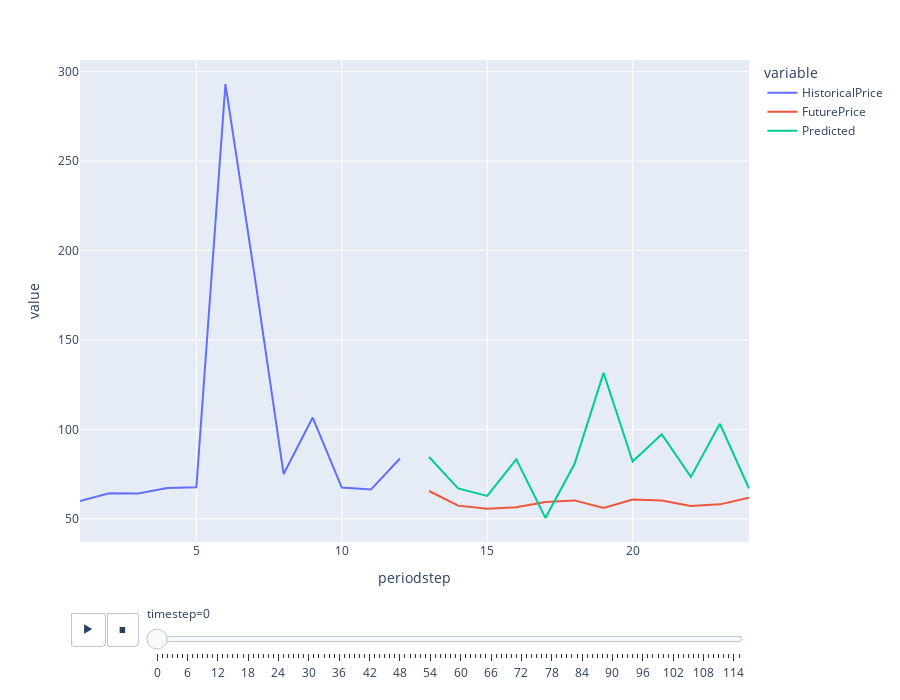

The code cell stored with this chart in its notebook:
### Code cell
import plotly.express as px

fig = px.line(ddf, x="periodstep", y=["HistoricalPrice", "FuturePrice", "Predicted"], animation_frame="timestep")
fig.update_layout(height=700)  
fig.show()

### Figure 1 — Plotly figure (JSON) as saved in the notebook; plotly's stock layout.template omitted (floating-point values rounded to 4 significant figures)
{"data": [{"hovertemplate": "variable=HistoricalPrice<br>timestep=0<br>periodstep=%{x}<br>value=%{y}<extra></extra>", "legendgroup": "HistoricalPrice", "line": {"color": "#636efa", "dash": "solid"}, "marker": {"symbol": "circle"}, "mode": "lines", "name": "HistoricalPrice", "orientation": "v", "showlegend": true, "type": "scatter", "x": [1, 2, 3, 4, 5, 6, 7, 8, 9, 10, 11, 12, 13, 14, 15, 16, 17, 18, 19, 20, 21, 22, 23, 24], "xaxis": "x", "y": [59.91, 64.2, 64.15, 67.2, 67.58, 293.1, 186.2, 75, 106.6, 67.44, 66.31, 83.71, null, null, null, null, null, null, null, null, null, null, null, null], "yaxis": "y"}, {"hovertemplate": "variable=FuturePrice<br>timestep=0<br>periodstep=%{x}<br>value=%{y}<extra></extra>", "legendgroup": "FuturePrice", "line": {"color": "#EF553B", "dash": "solid"}, "marker": {"symbol": "circle"}, "mode": "lines", "name": "FuturePrice", "orientation": "v", "showlegend": true, "type": "scatter", "x": [1, 2, 3, 4, 5, 6, 7, 8, 9, 10, 11, 12, 13, 14, 15, 16, 17, 18, 19, 20, 21, 22, 23, 24], "xaxis": "x", "y": [null, null, null, null, null, null, null, null, null, null, null, null, 65.51, 57.34, 55.57, 56.42, 59.36, 60.26, 55.97, 60.71, 60.15, 57.11, 58.05, 61.79], "yaxis": "y"}, {"hovertemplate": "variable=Predicted<br>timestep=0<br>periodstep=%{x}<br>value=%{y}<extra></extra>", "legendgroup": "Predicted", "line": {"color": "#00cc96", "dash": "solid"}, "marker": {"symbol": "circle"}, "mode": "lines", "name": "Predicted", "orientation": "v", "showlegend": true, "type": "scatter", "x": [1, 2, 3, 4, 5, 6, 7, 8, 9, 10, 11, 12, 13, 14, 15, 16, 17, 18, 19, 20, 21, 22, 23, 24], "xaxis": "x", "y": [null, null, null, null, null, null, null, null, null, null, null, null, 84.51, 66.94, 62.73, 83.22, 50.47, 80.61, 131.6, 82.0, 97.25, 73.42, 103.1, 66.89], "yaxis": "y"}], "layout": {"height": 700, "legend": {"title": {"text": "variable"}, "tracegroupgap": 0}, "margin": {"t": 60}, "sliders": [{"active": 0, "currentvalue": {"prefix": "timestep="}, "len": 0.9, "pad": {"b": 10, "t": 60}, "steps": [{"args": [["0"], {"frame": {"duration": 0, "redraw": false}, "fromcurrent": true, "mode": "immediate", "transition": {"duration": 0, "easing": "linear"}}], "label": "0", "method": "animate"}, {"args": [["1"], {"frame": {"duration": 0, "redraw": false}, "fromcurrent": true, "mode": "immediate", "transition": {"duration": 0, "easing": "linear"}}], "label": "1", "method": "animate"}, {"args": [["2"], {"frame": {"duration": 0, "redraw": false}, "fromcurrent": true, "mode": "immediate", "transition": {"duration": 0, "easing": "linear"}}], "label": "2", "method": "animate"}, {"args": [["3"], {"frame": {"duration": 0, "redraw": false}, "fromcurrent": true, "mode": "immediate", "transition": {"duration": 0, "easing": "linear"}}], "label": "3", "method": "animate"}, {"args": [["4"], {"frame": {"duration": 0, "redraw": false}, "fromcurrent": true, "mode": "immediate", "transition": {"duration": 0, "easing": "linear"}}], "label": "4", "method": "animate"}, {"args": [["5"], {"frame": {"duration": 0, "redraw": false}, "fromcurrent": true, "mode": "immediate", "transition": {"duration": 0, "easing": "linear"}}], "label": "5", "method": "animate"}, {"args": [["6"], {"frame": {"duration": 0, "redraw": false}, "fromcurrent": true, "mode": "immediate", "transition": {"duration": 0, "easing": "linear"}}], "label": "6", "method": "animate"}, {"args": [["7"], {"frame": {"duration": 0, "redraw": false}, "fromcurrent": true, "mode": "immediate", "transition": {"duration": 0, "easing": "linear"}}], "label": "7", "method": "animate"}, {"args": [["8"], {"frame": {"duration": 0, "redraw": false}, "fromcurrent": true, "mode": "immediate", "transition": {"duration": 0, "easing": "linear"}}], "label": "8", "method": "animate"}, {"args": [["9"], {"frame": {"duration": 0, "redraw": false}, "fromcurrent": true, "mode": "immediate", "transition": {"duration": 0, "easing": "linear"}}], "label": "9", "method": "animate"}, {"args": [["10"], {"frame": {"duration": 0, "redraw": false}, "fromcurrent": true, "mode": "immediate", "transition": {"duration": 0, "easing": "linear"}}], "label": "10", "method": "animate"}, {"args": [["11"], {"frame": {"duration": 0, "redraw": false}, "fromcurrent": true, "mode": "immediate", "transition": {"duration": 0, "easing": "linear"}}], "label": "11", "method": "animate"}, {"args": [["12"], {"frame": {"duration": 0, "redraw": false}, "fromcurrent": true, "mode": "immediate", "transition": {"duration": 0, "easing": "linear"}}], "label": "12", "method": "animate"}, {"args": [["13"], {"frame": {"duration": 0, "redraw": false}, "fromcurrent": true, "mode": "immediate", "transition": {"duration": 0, "easing": "linear"}}], "label": "13", "method": "animate"}, {"args": [["14"], {"frame": {"duration": 0, "redraw": false}, "fromcurrent": true, "mode": "immediate", "transition": {"duration": 0, "easing": "linear"}}], "label": "14", "method": "animate"}, {"args": [["15"], {"frame": {"duration": 0, "redraw": false}, "fromcurrent": true, "mode": "immediate", "transition": {"duration": 0, "easing": "linear"}}], "label": "15", "method": "animate"}, {"args": [["16"], {"frame": {"duration": 0, "redraw": false}, "fromcurrent": true, "mode": "immediate", "transition": {"duration": 0, "easing": "linear"}}], "label": "16", "method": "animate"}, {"args": [["17"], {"frame": {"duration": 0, "redraw": false}, "fromcurrent": true, "mode": "immediate", "transition": {"duration": 0, "easing": "linear"}}], "label": "17", "method": "animate"}, {"args": [["18"], {"frame": {"duration": 0, "redraw": false}, "fromcurrent": true, "mode": "immediate", "transition": {"duration": 0, "easing": "linear"}}], "label": "18", "method": "animate"}, {"args": [["19"], {"frame": {"duration": 0, "redraw": false}, "fromcurrent": true, "mode": "immediate", "transition": {"duration": 0, "easing": "linear"}}], "label": "19", "method": "animate"}, {"args": [["20"], {"frame": {"duration": 0, "redraw": false}, "fromcurrent": true, "mode": "immediate", "transition": {"duration": 0, "easing": "linear"}}], "label": "20", "method": "animate"}, {"args": [["21"], {"frame": {"duration": 0, "redraw": false}, "fromcurrent": true, "mode": "immediate", "transition": {"duration": 0, "easing": "linear"}}], "label": "21", "method": "animate"}, {"args": [["22"], {"frame": {"duration": 0, "redraw": false}, "fromcurrent": true, "mode": "immediate", "transition": {"duration": 0, "easing": "linear"}}], "label": "22", "method": "animate"}, {"args": [["23"], {"frame": {"duration": 0, "redraw": false}, "fromcurrent": true, "mode": "immediate", "transition": {"duration": 0, "easing": "linear"}}], "label": "23", "method": "animate"}, {"args": [["24"], {"frame": {"duration": 0, "redraw": false}, "fromcurrent": true, "mode": "immediate", "transition": {"duration": 0, "easing": "linear"}}], "label": "24", "method": "animate"}, {"args": [["25"], {"frame": {"duration": 0, "redraw": false}, "fromcurrent": true, "mode": "immediate", "transition": {"duration": 0, "easing": "linear"}}], "label": "25", "method": "animate"}, {"args": [["26"], {"frame": {"duration": 0, "redraw": false}, "fromcurrent": true, "mode": "immediate", "transition": {"duration": 0, "easing": "linear"}}], "label": "26", "method": "animate"}, {"args": [["27"], {"frame": {"duration": 0, "redraw": false}, "fromcurrent": true, "mode": "immediate", "transition": {"duration": 0, "easing": "linear"}}], "label": "27", "method": "animate"}, {"args": [["28"], {"frame": {"duration": 0, "redraw": false}, "fromcurrent": true, "mode": "immediate", "transition": {"duration": 0, "easing": "linear"}}], "label": "28", "method": "animate"}, {"args": [["29"], {"frame": {"duration": 0, "redraw": false}, "fromcurrent": true, "mode": "immediate", "transition": {"duration": 0, "easing": "linear"}}], "label": "29", "method": "animate"}, {"args": [["30"], {"frame": {"duration": 0, "redraw": false}, "fromcurrent": true, "mode": "immediate", "transition": {"duration": 0, "easing": "linear"}}], "label": "30", "method": "animate"}, {"args": [["31"], {"frame": {"duration": 0, "redraw": false}, "fromcurrent": true, "mode": "immediate", "transition": {"duration": 0, "easing": "linear"}}], "label": "31", "method": "animate"}, {"args": [["32"], {"frame": {"duration": 0, "redraw": false}, "fromcurrent": true, "mode": "immediate", "transition": {"duration": 0, "easing": "linear"}}], "label": "32", "method": "animate"}, {"args": [["33"], {"frame": {"duration": 0, "redraw": false}, "fromcurrent": true, "mode": "immediate", "transition": {"duration": 0, "easing": "linear"}}], "label": "33", "method": "animate"}, {"args": [["34"], {"frame": {"duration": 0, "redraw": false}, "fromcurrent": true, "mode": "immediate", "transition": {"duration": 0, "easing": "linear"}}], "label": "34", "method": "animate"}, {"args": [["35"], {"frame": {"duration": 0, "redraw": false}, "fromcurrent": true, "mode": "immediate", "transition": {"duration": 0, "easing": "linear"}}], "label": "35", "method": "animate"}, {"args": [["36"], {"frame": {"duration": 0, "redraw": false}, "fromcurrent": true, "mode": "immediate", "transition": {"duration": 0, "easing": "linear"}}], "label": "36", "method": "animate"}, {"args": [["37"], {"frame": {"duration": 0, "redraw": false}, "fromcurrent": true, "mode": "immediate", "transition": {"duration": 0, "easing": "linear"}}], "label": "37", "method": "animate"}, {"args": [["38"], {"frame": {"duration": 0, "redraw": false}, "fromcurrent": true, "mode": "immediate", "transition": {"duration": 0, "easing": "linear"}}], "label": "38", "method": "animate"}, {"args": [["39"], {"frame": {"duration": 0, "redraw": false}, "fromcurrent": true, "mode": "immediate", "transition": {"duration": 0, "easing": "linear"}}], "label": "39", "method": "animate"}, {"args": [["40"], {"frame": {"duration": 0, "redraw": false}, "fromcurrent": true, "mode": "immediate", "transition": {"duration": 0, "easing": "linear"}}], "label": "40", "method": "animate"}, {"args": [["41"], {"frame": {"duration": 0, "redraw": false}, "fromcurrent": true, "mode": "immediate", "transition": {"duration": 0, "easing": "linear"}}], "label": "41", "method": "animate"}, {"args": [["42"], {"frame": {"duration": 0, "redraw": false}, "fromcurrent": true, "mode": "immediate", "transition": {"duration": 0, "easing": "linear"}}], "label": "42", "method": "animate"}, {"args": [["43"], {"frame": {"duration": 0, "redraw": false}, "fromcurrent": true, "mode": "immediate", "transition": {"duration": 0, "easing": "linear"}}], "label": "43", "method": "animate"}, {"args": [["44"], {"frame": {"duration": 0, "redraw": false}, "fromcurrent": true, "mode": "immediate", "transition": {"duration": 0, "easing": "linear"}}], "label": "44", "method": "animate"}, {"args": [["45"], {"frame": {"duration": 0, "redraw": false}, "fromcurrent": true, "mode": "immediate", "transition": {"duration": 0, "easing": "linear"}}], "label": "45", "method": "animate"}, {"args": [["46"], {"frame": {"duration": 0, "redraw": false}, "fromcurrent": true, "mode": "immediate", "transition": {"duration": 0, "easing": "linear"}}], "label": "46", "method": "animate"}, {"args": [["47"], {"frame": {"duration": 0, "redraw": false}, "fromcurrent": true, "mode": "immediate", "transition": {"duration": 0, "easing": "linear"}}], "label": "47", "method": "animate"}, {"args": [["48"], {"frame": {"duration": 0, "redraw": false}, "fromcurrent": true, "mode": "immediate", "transition": {"duration": 0, "easing": "linear"}}], "label": "48", "method": "animate"}, {"args": [["49"], {"frame": {"duration": 0, "redraw": false}, "fromcurrent": true, "mode": "immediate", "transition": {"duration": 0, "easing": "linear"}}], "label": "49", "method": "animate"}, {"args": [["50"], {"frame": {"duration": 0, "redraw": false}, "fromcurrent": true, "mode": "immediate", "transition": {"duration": 0, "easing": "linear"}}], "label": "50", "method": "animate"}, {"args": [["51"], {"frame": {"duration": 0, "redraw": false}, "fromcurrent": true, "mode": "immediate", "transition": {"duration": 0, "easing": "linear"}}], "label": "51", "method": "animate"}, {"args": [["52"], {"frame": {"duration": 0, "redraw": false}, "fromcurrent": true, "mode": "immediate", "transition": {"duration": 0, "easing": "linear"}}], "label": "52", "method": "animate"}, {"args": [["53"], {"frame": {"duration": 0, "redraw": false}, "fromcurrent": true, "mode": "immediate", "transition": {"duration": 0, "easing": "linear"}}], "label": "53", "method": "animate"}, {"args": [["54"], {"frame": {"duration": 0, "redraw": false}, "fromcurrent": true, "mode": "immediate", "transition": {"duration": 0, "easing": "linear"}}], "label": "54", "method": "animate"}, {"args": [["55"], {"frame": {"duration": 0, "redraw": false}, "fromcurrent": true, "mode": "immediate", "transition": {"duration": 0, "easing": "linear"}}], "label": "55", "method": "animate"}, {"args": [["56"], {"frame": {"duration": 0, "redraw": false}, "fromcurrent": true, "mode": "immediate", "transition": {"duration": 0, "easing": "linear"}}], "label": "56", "method": "animate"}, {"args": [["57"], {"frame": {"duration": 0, "redraw": false}, "fromcurrent": true, "mode": "immediate", "transition": {"duration": 0, "easing": "linear"}}], "label": "57", "method": "animate"}, {"args": [["58"], {"frame": {"duration": 0, "redraw": false}, "fromcurrent": true, "mode": "immediate", "transition": {"duration": 0, "easing": "linear"}}], "label": "58", "method": "animate"}, {"args": [["59"], {"frame": {"duration": 0, "redraw": false}, "fromcurrent": true, "mode": "immediate", "transition": {"duration": 0, "easing": "linear"}}], "label": "59", "method": "animate"}, {"args": [["60"], {"frame": {"duration": 0, "redraw": false}, "fromcurrent": true, "mode": "immediate", "transition": {"duration": 0, "easing": "linear"}}], "label": "60", "method": "animate"}, {"args": [["61"], {"frame": {"duration": 0, "redraw": false}, "fromcurrent": true, "mode": "immediate", "transition": {"duration": 0, "easing": "linear"}}], "label": "61", "method": "animate"}, {"args": [["62"], {"frame": {"duration": 0, "redraw": false}, "fromcurrent": true, "mode": "immediate", "transition": {"duration": 0, "easing": "linear"}}], "label": "62", "method": "animate"}, {"args": [["63"], {"frame": {"duration": 0, "redraw": false}, "fromcurrent": true, "mode": "immediate", "transition": {"duration": 0, "easing": "linear"}}], "label": "63", "method": "animate"}, {"args": [["64"], {"frame": {"duration": 0, "redraw": false}, "fromcurrent": true, "mode": "immediate", "transition": {"duration": 0, "easing": "linear"}}], "label": "64", "method": "animate"}, {"args": [["65"], {"frame": {"duration": 0, "redraw": false}, "fromcurrent": true, "mode": "immediate", "transition": {"duration": 0, "easing": "linear"}}], "label": "65", "method": "animate"}, {"args": [["66"], {"frame": {"duration": 0, "redraw": false}, "fromcurrent": true, "mode": "immediate", "transition": {"duration": 0, "easing": "linear"}}], "label": "66", "method": "animate"}, {"args": [["67"], {"frame": {"duration": 0, "redraw": false}, "fromcurrent": true, "mode": "immediate", "transition": {"duration": 0, "easing": "linear"}}], "label": "67", "method": "animate"}, {"args": [["68"], {"frame": {"duration": 0, "redraw": false}, "fromcurrent": true, "mode": "immediate", "transition": {"duration": 0, "easing": "linear"}}], "label": "68", "method": "animate"}, {"args": [["69"], {"frame": {"duration": 0, "redraw": false}, "fromcurrent": true, "mode": "immediate", "transition": {"duration": 0, "easing": "linear"}}], "label": "69", "method": "animate"}, {"args": [["70"], {"frame": {"duration": 0, "redraw": false}, "fromcurrent": true, "mode": "immediate", "transition": {"duration": 0, "easing": "linear"}}], "label": "70", "method": "animate"}, {"args": [["71"], {"frame": {"duration": 0, "redraw": false}, "fromcurrent": true, "mode": "immediate", "transition": {"duration": 0, "easing": "linear"}}], "label": "71", "method": "animate"}, {"args": [["72"], {"frame": {"duration": 0, "redraw": false}, "fromcurrent": true, "mode": "immediate", "transition": {"duration": 0, "easing": "linear"}}], "label": "72", "method": "animate"}, {"args": [["73"], {"frame": {"duration": 0, "redraw": false}, "fromcurrent": true, "mode": "immediate", "transition": {"duration": 0, "easing": "linear"}}], "label": "73", "method": "animate"}, {"args": [["74"], {"frame": {"duration": 0, "redraw": false}, "fromcurrent": true, "mode": "immediate", "transition": {"duration": 0, "easing": "linear"}}], "label": "74", "method": "animate"}, {"args": [["75"], {"frame": {"duration": 0, "redraw": false}, "fromcurrent": true, "mode": "immediate", "transition": {"duration": 0, "easing": "linear"}}], "label": "75", "method": "animate"}, {"args": [["76"], {"frame": {"duration": 0, "redraw": false}, "fromcurrent": true, "mode": "immediate", "transition": {"duration": 0, "easing": "linear"}}], "label": "76", "method": "animate"}, {"args": [["77"], {"frame": {"duration": 0, "redraw": false}, "fromcurrent": true, "mode": "immediate", "transition": {"duration": 0, "easing": "linear"}}], "label": "77", "method": "animate"}, {"args": [["78"], {"frame": {"duration": 0, "redraw": false}, "fromcurrent": true, "mode": "immediate", "transition": {"duration": 0, "easing": "linear"}}], "label": "78", "method": "animate"}, {"args": [["79"], {"frame": {"duration": 0, "redraw": false}, "fromcurrent": true, "mode": "immediate", "transition": {"duration": 0, "easing": "linear"}}], "label": "79", "method": "animate"}, {"args": [["80"], {"frame": {"duration": 0, "redraw": false}, "fromcurrent": true, "mode": "immediate", "transition": {"duration": 0, "easing": "linear"}}], "label": "80", "method": "animate"}, {"args": [["81"], {"frame": {"duration": 0, "redraw": false}, "fromcurrent": true, "mode": "immediate", "transition": {"duration": 0, "easing": "linear"}}], "label": "81", "method": "animate"}, {"args": [["82"], {"frame": {"duration": 0, "redraw": false}, "fromcurrent": true, "mode": "immediate", "transition": {"duration": 0, "easing": "linear"}}], "label": "82", "method": "animate"}, {"args": [["83"], {"frame": {"duration": 0, "redraw": false}, "fromcurrent": true, "mode": "immediate", "transition": {"duration": 0, "easing": "linear"}}], "label": "83", "method": "animate"}, {"args": [["84"], {"frame": {"duration": 0, "redraw": false}, "fromcurrent": true, "mode": "immediate", "transition": {"duration": 0, "easing": "linear"}}], "label": "84", "method": "animate"}, {"args": [["85"], {"frame": {"duration": 0, "redraw": false}, "fromcurrent": true, "mode": "immediate", "transition": {"duration": 0, "easing": "linear"}}], "label": "85", "method": "animate"}, {"args": [["86"], {"frame": {"duration": 0, "redraw": false}, "fromcurrent": true, "mode": "immediate", "transition": {"duration": 0, "easing": "linear"}}], "label": "86", "method": "animate"}, {"args": [["87"], {"frame": {"duration": 0, "redraw": false}, "fromcurrent": true, "mode": "immediate", "transition": {"duration": 0, "easing": "linear"}}], "label": "87", "method": "animate"}, {"args": [["88"], {"frame": {"duration": 0, "redraw": false}, "fromcurrent": true, "mode": "immediate", "transition": {"duration": 0, "easing": "linear"}}], "label": "88", "method": "animate"}, {"args": [["89"], {"frame": {"duration": 0, "redraw": false}, "fromcurrent": true, "mode": "immediate", "transition": {"duration": 0, "easing": "linear"}}], "label": "89", "method": "animate"}, {"args": [["90"], {"frame": {"duration": 0, "redraw": false}, "fromcurrent": true, "mode": "immediate", "transition": {"duration": 0, "easing": "linear"}}], "label": "90", "method": "animate"}, {"args": [["91"], {"frame": {"duration": 0, "redraw": false}, "fromcurrent": true, "mode": "immediate", "transition": {"duration": 0, "easing": "linear"}}], "label": "91", "method": "animate"}, {"args": [["92"], {"frame": {"duration": 0, "redraw": false}, "fromcurrent": true, "mode": "immediate", "transition": {"duration": 0, "easing": "linear"}}], "label": "92", "method": "animate"}, {"args": [["93"], {"frame": {"duration": 0, "redraw": false}, "fromcurrent": true, "mode": "immediate", "transition": {"duration": 0, "easing": "linear"}}], "label": "93", "method": "animate"}, {"args": [["94"], {"frame": {"duration": 0, "redraw": false}, "fromcurrent": true, "mode": "immediate", "transition": {"duration": 0, "easing": "linear"}}], "label": "94", "method": "animate"}, {"args": [["95"], {"frame": {"duration": 0, "redraw": false}, "fromcurrent": true, "mode": "immediate", "transition": {"duration": 0, "easing": "linear"}}], "label": "95", "method": "animate"}, {"args": [["96"], {"frame": {"duration": 0, "redraw": false}, "fromcurrent": true, "mode": "immediate", "transition": {"duration": 0, "easing": "linear"}}], "label": "96", "method": "animate"}, {"args": [["97"], {"frame": {"duration": 0, "redraw": false}, "fromcurrent": true, "mode": "immediate", "transition": {"duration": 0, "easing": "linear"}}], "label": "97", "method": "animate"}, {"args": [["98"], {"frame": {"duration": 0, "redraw": false}, "fromcurrent": true, "mode": "immediate", "transition": {"duration": 0, "easing": "linear"}}], "label": "98", "method": "animate"}, {"args": [["99"], {"frame": {"duration": 0, "redraw": false}, "fromcurrent": true, "mode": "immediate", "transition": {"duration": 0, "easing": "linear"}}], "label": "99", "method": "animate"}, {"args": [["100"], {"frame": {"duration": 0, "redraw": false}, "fromcurrent": true, "mode": "immediate", "transition": {"duration": 0, "easing": "linear"}}], "label": "100", "method": "animate"}, {"args": [["101"], {"frame": {"duration": 0, "redraw": false}, "fromcurrent": true, "mode": "immediate", "transition": {"duration": 0, "easing": "linear"}}], "label": "101", "method": "animate"}, {"args": [["102"], {"frame": {"duration": 0, "redraw": false}, "fromcurrent": true, "mode": "immediate", "transition": {"duration": 0, "easing": "linear"}}], "label": "102", "method": "animate"}, {"args": [["103"], {"frame": {"duration": 0, "redraw": false}, "fromcurrent": true, "mode": "immediate", "transition": {"duration": 0, "easing": "linear"}}], "label": "103", "method": "animate"}, {"args": [["104"], {"frame": {"duration": 0, "redraw": false}, "fromcurrent": true, "mode": "immediate", "transition": {"duration": 0, "easing": "linear"}}], "label": "104", "method": "animate"}, {"args": [["105"], {"frame": {"duration": 0, "redraw": false}, "fromcurrent": true, "mode": "immediate", "transition": {"duration": 0, "easing": "linear"}}], "label": "105", "method": "animate"}, {"args": [["106"], {"frame": {"duration": 0, "redraw": false}, "fromcurrent": true, "mode": "immediate", "transition": {"duration": 0, "easing": "linear"}}], "label": "106", "method": "animate"}, {"args": [["107"], {"frame": {"duration": 0, "redraw": false}, "fromcurrent": true, "mode": "immediate", "transition": {"duration": 0, "easing": "linear"}}], "label": "107", "method": "animate"}, {"args": [["108"], {"frame": {"duration": 0, "redraw": false}, "fromcurrent": true, "mode": "immediate", "transition": {"duration": 0, "easing": "linear"}}], "label": "108", "method": "animate"}, {"args": [["109"], {"frame": {"duration": 0, "redraw": false}, "fromcurrent": true, "mode": "immediate", "transition": {"duration": 0, "easing": "linear"}}], "label": "109", "method": "animate"}, {"args": [["110"], {"frame": {"duration": 0, "redraw": false}, "fromcurrent": true, "mode": "immediate", "transition": {"duration": 0, "easing": "linear"}}], "label": "110", "method": "animate"}, {"args": [["111"], {"frame": {"duration": 0, "redraw": false}, "fromcurrent": true, "mode": "immediate", "transition": {"duration": 0, "easing": "linear"}}], "label": "111", "method": "animate"}, {"args": [["112"], {"frame": {"duration": 0, "redraw": false}, "fromcurrent": true, "mode": "immediate", "transition": {"duration": 0, "easing": "linear"}}], "label": "112", "method": "animate"}, {"args": [["113"], {"frame": {"duration": 0, "redraw": false}, "fromcurrent": true, "mode": "immediate", "transition": {"duration": 0, "easing": "linear"}}], "label": "113", "method": "animate"}, {"args": [["114"], {"frame": {"duration": 0, "redraw": false}, "fromcurrent": true, "mode": "immediate", "transition": {"duration": 0, "easing": "linear"}}], "label": "114", "method": "animate"}, {"args": [["115"], {"frame": {"duration": 0, "redraw": false}, "fromcurrent": true, "mode": "immediate", "transition": {"duration": 0, "easing": "linear"}}], "label": "115", "method": "animate"}], "x": 0.1, "xanchor": "left", "y": 0, "yanchor": "top"}], "updatemenus": [{"buttons": [{"args": [null, {"frame": {"duration": 500, "redraw": false}, "fromcurrent": true, "mode": "immediate", "transition": {"duration": 500, "easing": "linear"}}], "label": "&#9654;", "method": "animate"}, {"args": [[null], {"frame": {"duration": 0, "redraw": false}, "fromcurrent": true, "mode": "immediate", "transition": {"duration": 0, "easing": "linear"}}], "label": "&#9724;", "method": "animate"}], "direction": "left", "pad": {"r": 10, "t": 70}, "showactive": false, "type": "buttons", "x": 0.1, "xanchor": "right", "y": 0, "yanchor": "top"}], "xaxis": {"anchor": "y", "domain": [0, 1], "title": {"text": "periodstep"}}, "yaxis": {"anchor": "x", "domain": [0, 1], "title": {"text": "value"}}}}
